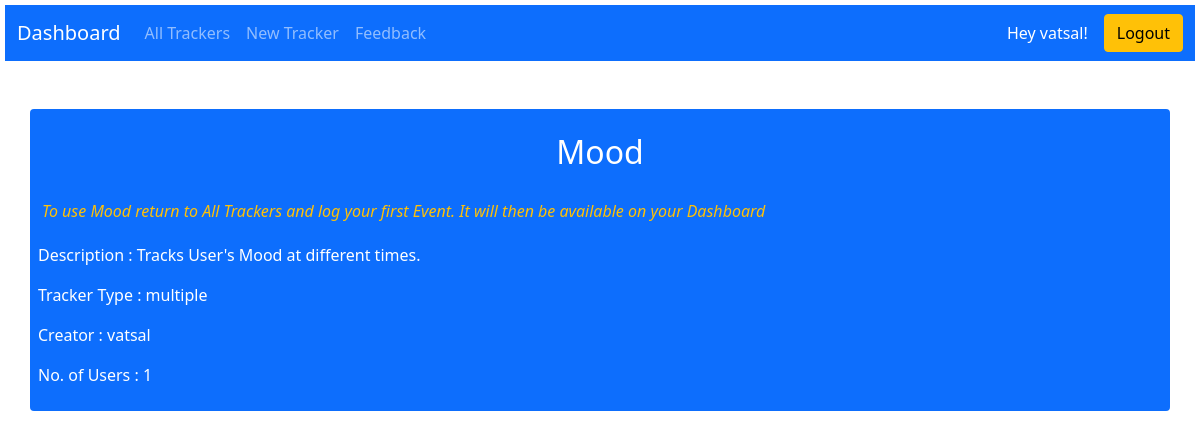
/trackerinfo/2 (signed in), run on the app's committed database.
### application/models.py (models this page shows, shortened)
class Users(db.Model,UserMixin):
    __tablename__='Users'
    user_id=db.Column(db.Integer,primary_key=True,autoincrement=True)
    username=db.Column(db.String(30),unique=True,nullable=False)
    password=db.Column(db.String(300),nullable=False)
    u_timestamp=db.Column(db.DateTime(timezone=True),default=datetime.utcnow())

class Trackers(db.Model):
    __tablename__='Trackers'
    tracker_id=db.Column(db.Integer,primary_key=True,autoincrement=True)
    tracker_name=db.Column(db.String(100),unique=True,nullable=False)
    creator_id=db.Column(db.Integer,db.ForeignKey(Users.user_id),nullable=False)
    timestamp=db.Column(db.DateTime(timezone=True),default=datetime.utcnow())
    description=db.Column(db.String)
    type=db.Column(db.String,nullable=False)
    no_users=db.Column(db.Integer,nullable=False,default=0)

### application/controllers.py (the view)
@app.route('/trackerinfo/<int:t_id>')
@login_required
def t_info(t_id,user=current_user):
    tracker=Trackers.query.get(t_id)
    creator=Users.query.get(tracker.creator_id)
    return render_template('t_info.html',user=user,tracker=tracker,creator_n=creator.username)

### main.py (called while the page is built)
@login_manager.user_loader
def load_user(user_id):
    return Users.query.get(int(user_id))

### templates/t_info.html (shortened to what this page needs)
<!DOCTYPE html>
<html lang="en">
<head>
    <link href="https://cdn.jsdelivr.net/npm/bootstrap@5.1.3/dist/css/bootstrap.min.css" rel="stylesheet">
</head>
<body style="background-image:url('https://cdn.wallpapersafari.com/3/39/23DZVH.jpg') ; background-size: cover; margin: 5px;">
    <nav class="navbar navbar-expand-sm navbar-dark bg-primary">
        <div class="container-fluid">
            <a class="navbar-brand" href="/dashboard/{{user.user_id}}">Dashboard</a>
            <div class="collapse navbar-collapse text-white-50" id="mynavbar">
                <ul class="navbar-nav me-auto">
                    <li class="nav-item">
                        <a class="nav-link" href="/alltrackers">All Trackers</a>
                    </li>
                    <li class="nav-item">
                        <a class="nav-link" href="/newTracker">New Tracker</a>
                    </li>
                    <li class="nav-item">
                        <a class="nav-link" href="/feedback">Feedback</a>
                    </li>
                </ul>
                <p class="mt-1 mb-1 pe-3 text-white">Hey {{user.username}}!</p>
                <form class="d-flex" action="/logout/{{user.user_id}}">
                    <input type="submit" class="btn btn-warning" value="Logout">
                </form>
            </div>
        </div>
    </nav>
    <div class="container mt-5 mx-auto p-2 bg-primary text-white rounded align-middle">
        <h2 class="text-center p-3">{{tracker.tracker_name}}</h2>
        <p class="p-1 text-warning"><i>To use {{tracker.tracker_name}} return to All Trackers and log your first Event. It will then be available on your Dashboard</i></p>
        <p class="">Description : {{tracker.description}}</p>
        <p class="">Tracker Type : {{tracker.type}}</p>
        <p class="">Creator : {{creator_n}}</p>
        <p class="">No. of Users : {{tracker.no_users}}</p>
    </div>
</body>
</html>

### data on the page
Users: username "vatsal"
Trackers: tracker_name "Mood", description "Tracks User's Mood at different times.", type "multiple", no_users "1"
